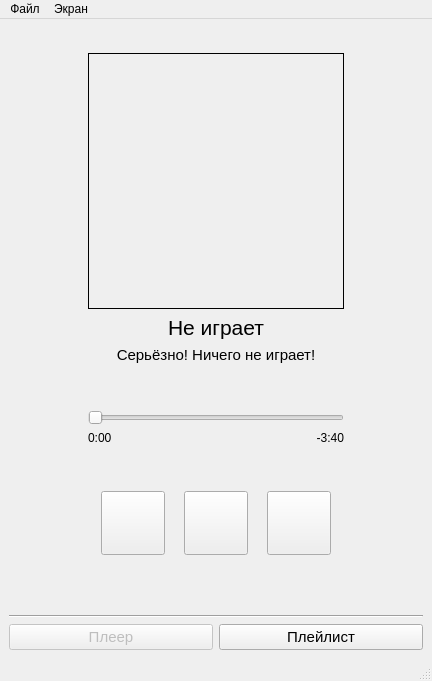
<?xml version="1.0" encoding="UTF-8"?>
<ui version="4.0">
 <class>MainWindow</class>
 <widget class="QMainWindow" name="MainWindow">
  <property name="geometry">
   <rect>
    <x>0</x>
    <y>0</y>
    <width>432</width>
    <height>681</height>
   </rect>
  </property>
  <property name="windowTitle">
   <string>C-NOVA Nitrogen</string>
  </property>
  <property name="windowIcon">
   <iconset resource="resources.qrc">
    <normaloff>:/icons/nitrogen.ico</normaloff>:/icons/nitrogen.ico</iconset>
  </property>
  <property name="accessibleName">
   <string>Nitrogen</string>
  </property>
  <widget class="QWidget" name="centralwidget">
   <layout class="QGridLayout" name="gridLayout">
    <item row="0" column="1">
     <widget class="QStackedWidget" name="pages_widget">
      <property name="currentIndex">
       <number>0</number>
      </property>
      <widget class="QWidget" name="player_page">
       <layout class="QGridLayout" name="gridLayout_2">
        <property name="topMargin">
         <number>25</number>
        </property>
        <item row="0" column="0">
         <layout class="QVBoxLayout" name="player_layout">
          <item>
           <layout class="QHBoxLayout" name="cover_layout">
            <item>
             <widget class="QLabel" name="cover_label">
              <property name="minimumSize">
               <size>
                <width>256</width>
                <height>256</height>
               </size>
              </property>
              <property name="maximumSize">
               <size>
                <width>256</width>
                <height>256</height>
               </size>
              </property>
              <property name="styleSheet">
               <string notr="true">width: 256 px;
height 256 px;</string>
              </property>
              <property name="frameShape">
               <enum>QFrame::Box</enum>
              </property>
              <property name="text">
               <string/>
              </property>
              <property name="pixmap">
               <pixmap>../../Desktop/CYMATICS.png</pixmap>
              </property>
              <property name="scaledContents">
               <bool>true</bool>
              </property>
              <property name="alignment">
               <set>Qt::AlignCenter</set>
              </property>
              <property name="wordWrap">
               <bool>false</bool>
              </property>
             </widget>
            </item>
           </layout>
          </item>
          <item>
           <layout class="QVBoxLayout" name="trackname_layout">
            <item>
             <widget class="QLabel" name="trackname_label">
              <property name="font">
               <font>
                <pointsize>16</pointsize>
                <bold>false</bold>
                <kerning>true</kerning>
               </font>
              </property>
              <property name="layoutDirection">
               <enum>Qt::LeftToRight</enum>
              </property>
              <property name="text">
               <string>Не играет</string>
              </property>
              <property name="alignment">
               <set>Qt::AlignCenter</set>
              </property>
             </widget>
            </item>
            <item>
             <widget class="QLabel" name="artist_label">
              <property name="font">
               <font>
                <pointsize>11</pointsize>
               </font>
              </property>
              <property name="text">
               <string>Серьёзно! Ничего не играет!</string>
              </property>
              <property name="alignment">
               <set>Qt::AlignCenter</set>
              </property>
             </widget>
            </item>
           </layout>
          </item>
          <item>
           <spacer name="verticalSpacer_2">
            <property name="orientation">
             <enum>Qt::Vertical</enum>
            </property>
            <property name="sizeType">
             <enum>QSizePolicy::MinimumExpanding</enum>
            </property>
            <property name="sizeHint" stdset="0">
             <size>
              <width>10</width>
              <height>40</height>
             </size>
            </property>
           </spacer>
          </item>
          <item>
           <layout class="QVBoxLayout" name="time_control_layout">
            <item>
             <widget class="QSlider" name="time_slider">
              <property name="sizePolicy">
               <sizepolicy hsizetype="Minimum" vsizetype="Fixed">
                <horstretch>0</horstretch>
                <verstretch>0</verstretch>
               </sizepolicy>
              </property>
              <property name="orientation">
               <enum>Qt::Horizontal</enum>
              </property>
             </widget>
            </item>
            <item>
             <layout class="QHBoxLayout" name="time_container">
              <item>
               <widget class="QLabel" name="time_pos_label">
                <property name="text">
                 <string>0:00</string>
                </property>
                <property name="alignment">
                 <set>Qt::AlignLeading|Qt::AlignLeft|Qt::AlignVCenter</set>
                </property>
               </widget>
              </item>
              <item>
               <widget class="QLabel" name="time_dur_label">
                <property name="text">
                 <string>-3:40</string>
                </property>
                <property name="alignment">
                 <set>Qt::AlignRight|Qt::AlignTrailing|Qt::AlignVCenter</set>
                </property>
               </widget>
              </item>
             </layout>
            </item>
           </layout>
          </item>
          <item>
           <spacer name="verticalSpacer_3">
            <property name="orientation">
             <enum>Qt::Vertical</enum>
            </property>
            <property name="sizeType">
             <enum>QSizePolicy::MinimumExpanding</enum>
            </property>
            <property name="sizeHint" stdset="0">
             <size>
              <width>10</width>
              <height>40</height>
             </size>
            </property>
           </spacer>
          </item>
          <item>
           <layout class="QHBoxLayout" name="controls_layout">
            <item>
             <widget class="QPushButton" name="previous_button">
              <property name="minimumSize">
               <size>
                <width>64</width>
                <height>64</height>
               </size>
              </property>
              <property name="maximumSize">
               <size>
                <width>64</width>
                <height>64</height>
               </size>
              </property>
              <property name="text">
               <string/>
              </property>
              <property name="icon">
               <iconset resource="resources.qrc">
                <normaloff>:/icons/button_prev.png</normaloff>:/icons/button_prev.png</iconset>
              </property>
              <property name="iconSize">
               <size>
                <width>32</width>
                <height>32</height>
               </size>
              </property>
             </widget>
            </item>
            <item>
             <widget class="QPushButton" name="playpause_button">
              <property name="minimumSize">
               <size>
                <width>64</width>
                <height>64</height>
               </size>
              </property>
              <property name="maximumSize">
               <size>
                <width>64</width>
                <height>64</height>
               </size>
              </property>
              <property name="text">
               <string/>
              </property>
              <property name="icon">
               <iconset resource="resources.qrc">
                <normaloff>:/icons/button_play.png</normaloff>:/icons/button_play.png</iconset>
              </property>
              <property name="iconSize">
               <size>
                <width>32</width>
                <height>32</height>
               </size>
              </property>
             </widget>
            </item>
            <item>
             <widget class="QPushButton" name="next_button">
              <property name="minimumSize">
               <size>
                <width>64</width>
                <height>64</height>
               </size>
              </property>
              <property name="maximumSize">
               <size>
                <width>64</width>
                <height>64</height>
               </size>
              </property>
              <property name="text">
               <string/>
              </property>
              <property name="icon">
               <iconset resource="resources.qrc">
                <normaloff>:/icons/button_next.png</normaloff>:/icons/button_next.png</iconset>
              </property>
              <property name="iconSize">
               <size>
                <width>32</width>
                <height>32</height>
               </size>
              </property>
             </widget>
            </item>
           </layout>
          </item>
         </layout>
        </item>
        <item row="1" column="0">
         <spacer name="verticalSpacer">
          <property name="orientation">
           <enum>Qt::Vertical</enum>
          </property>
          <property name="sizeHint" stdset="0">
           <size>
            <width>20</width>
            <height>40</height>
           </size>
          </property>
         </spacer>
        </item>
       </layout>
      </widget>
      <widget class="QWidget" name="playlist_page">
       <layout class="QGridLayout" name="gridLayout_3">
        <item row="0" column="0">
         <layout class="QVBoxLayout" name="verticalLayout_2">
          <item>
           <widget class="QPlaylist" name="tr_list">
            <property name="font">
             <font>
              <pointsize>13</pointsize>
             </font>
            </property>
            <property name="frameShape">
             <enum>QFrame::NoFrame</enum>
            </property>
            <property name="autoScroll">
             <bool>false</bool>
            </property>
            <property name="editTriggers">
             <set>QAbstractItemView::NoEditTriggers</set>
            </property>
            <property name="showDropIndicator" stdset="0">
             <bool>true</bool>
            </property>
            <property name="dragEnabled">
             <bool>true</bool>
            </property>
            <property name="dragDropOverwriteMode">
             <bool>false</bool>
            </property>
            <property name="dragDropMode">
             <enum>QAbstractItemView::InternalMove</enum>
            </property>
            <property name="defaultDropAction">
             <enum>Qt::MoveAction</enum>
            </property>
            <property name="alternatingRowColors">
             <bool>false</bool>
            </property>
            <property name="selectionMode">
             <enum>QAbstractItemView::SingleSelection</enum>
            </property>
            <property name="selectionBehavior">
             <enum>QAbstractItemView::SelectRows</enum>
            </property>
            <property name="movement">
             <enum>QListView::Snap</enum>
            </property>
            <property name="resizeMode">
             <enum>QListView::Adjust</enum>
            </property>
            <property name="layoutMode">
             <enum>QListView::SinglePass</enum>
            </property>
            <property name="viewMode">
             <enum>QListView::ListMode</enum>
            </property>
            <property name="selectionRectVisible">
             <bool>false</bool>
            </property>
            <property name="sortingEnabled">
             <bool>false</bool>
            </property>
           </widget>
          </item>
          <item>
           <layout class="QHBoxLayout" name="control_layout">
            <item>
             <widget class="QPushButton" name="change_button">
              <property name="text">
               <string>Изменить</string>
              </property>
              <property name="checkable">
               <bool>true</bool>
              </property>
              <property name="checked">
               <bool>false</bool>
              </property>
             </widget>
            </item>
            <item>
             <spacer name="horizontalSpacer">
              <property name="orientation">
               <enum>Qt::Horizontal</enum>
              </property>
              <property name="sizeHint" stdset="0">
               <size>
                <width>40</width>
                <height>20</height>
               </size>
              </property>
             </spacer>
            </item>
            <item>
             <widget class="QPushButton" name="add_button">
              <property name="text">
               <string>+</string>
              </property>
             </widget>
            </item>
            <item>
             <widget class="QPushButton" name="shuffle_button">
              <property name="text">
               <string/>
              </property>
              <property name="icon">
               <iconset resource="resources.qrc">
                <normaloff>:/icons/button_shuffle.png</normaloff>:/icons/button_shuffle.png</iconset>
              </property>
             </widget>
            </item>
           </layout>
          </item>
         </layout>
        </item>
       </layout>
      </widget>
     </widget>
    </item>
    <item row="2" column="1">
     <layout class="QHBoxLayout" name="page_control_layout">
      <item>
       <widget class="QPushButton" name="page_player_button">
        <property name="enabled">
         <bool>false</bool>
        </property>
        <property name="font">
         <font>
          <pointsize>11</pointsize>
         </font>
        </property>
        <property name="text">
         <string>Плеер</string>
        </property>
        <property name="icon">
         <iconset resource="resources.qrc">
          <normaloff>:/icons/tab_player_icon.png</normaloff>:/icons/tab_player_icon.png</iconset>
        </property>
        <property name="iconSize">
         <size>
          <width>24</width>
          <height>24</height>
         </size>
        </property>
       </widget>
      </item>
      <item>
       <widget class="QPushButton" name="page_playlist_button">
        <property name="enabled">
         <bool>true</bool>
        </property>
        <property name="font">
         <font>
          <pointsize>11</pointsize>
         </font>
        </property>
        <property name="text">
         <string>Плейлист</string>
        </property>
        <property name="icon">
         <iconset resource="resources.qrc">
          <normaloff>:/icons/tab_playlist_icon.png</normaloff>:/icons/tab_playlist_icon.png</iconset>
        </property>
        <property name="iconSize">
         <size>
          <width>24</width>
          <height>24</height>
         </size>
        </property>
       </widget>
      </item>
     </layout>
    </item>
    <item row="1" column="1">
     <widget class="Line" name="line">
      <property name="orientation">
       <enum>Qt::Horizontal</enum>
      </property>
     </widget>
    </item>
   </layout>
  </widget>
  <widget class="QMenuBar" name="menubar">
   <property name="geometry">
    <rect>
     <x>0</x>
     <y>0</y>
     <width>432</width>
     <height>21</height>
    </rect>
   </property>
   <widget class="QMenu" name="menu">
    <property name="title">
     <string>Файл</string>
    </property>
    <addaction name="open_file_act"/>
    <addaction name="open_playlist_act"/>
    <addaction name="save_playlist_act"/>
   </widget>
   <widget class="QMenu" name="screen_menu">
    <property name="title">
     <string>Экран</string>
    </property>
    <addaction name="player_act"/>
    <addaction name="playlist_act"/>
   </widget>
   <addaction name="menu"/>
   <addaction name="screen_menu"/>
  </widget>
  <widget class="QStatusBar" name="statusbar"/>
  <action name="player_act">
   <property name="checkable">
    <bool>true</bool>
   </property>
   <property name="checked">
    <bool>true</bool>
   </property>
   <property name="text">
    <string>Плеер</string>
   </property>
   <property name="shortcut">
    <string>Alt+L</string>
   </property>
  </action>
  <action name="playlist_act">
   <property name="checkable">
    <bool>true</bool>
   </property>
   <property name="text">
    <string>Плейлист</string>
   </property>
   <property name="statusTip">
    <string/>
   </property>
   <property name="shortcut">
    <string>Alt+P</string>
   </property>
  </action>
  <action name="open_file_act">
   <property name="text">
    <string>Открыть файл</string>
   </property>
  </action>
  <action name="open_playlist_act">
   <property name="text">
    <string>Открыть плейлист</string>
   </property>
  </action>
  <action name="save_playlist_act">
   <property name="text">
    <string>Сохранить текущий плейлист</string>
   </property>
  </action>
  <action name="tone_act">
   <property name="checkable">
    <bool>true</bool>
   </property>
   <property name="enabled">
    <bool>false</bool>
   </property>
   <property name="text">
    <string>Опредилитель тональности</string>
   </property>
  </action>
  <action name="eq_act">
   <property name="checkable">
    <bool>true</bool>
   </property>
   <property name="enabled">
    <bool>false</bool>
   </property>
   <property name="text">
    <string>Эквалайзер</string>
   </property>
  </action>
  <action name="cover_act">
   <property name="checkable">
    <bool>true</bool>
   </property>
   <property name="checked">
    <bool>true</bool>
   </property>
   <property name="text">
    <string>Обложка</string>
   </property>
  </action>
 </widget>
 <customwidgets>
  <customwidget>
   <class>QPlaylist</class>
   <extends>QListWidget</extends>
   <header>qplaylist.h</header>
  </customwidget>
 </customwidgets>
 <resources>
  <include location="resources.qrc"/>
 </resources>
 <connections/>
</ui>
